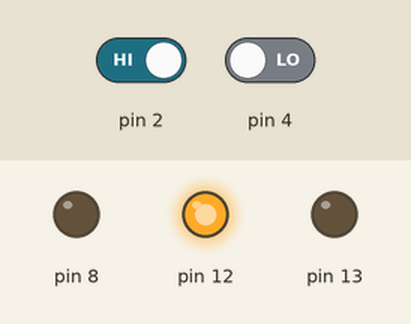
Recording of a sketch running on a simulated Arduino Uno, built with avr-gcc and run on an emulated ATmega328P. On the bench: output pins drawn as LEDs (lit = HIGH). Inputs (shaded band) come from the test bench; at power-on: pin 2 HIGH, pin 4 LOW.

Above: at 1.2 s.
1.3 s: pin 2 driven LOW
At 1.8 s:
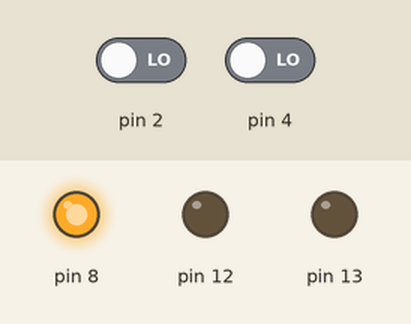
2.8 s: pin 4 driven HIGH
At 4.0 s:
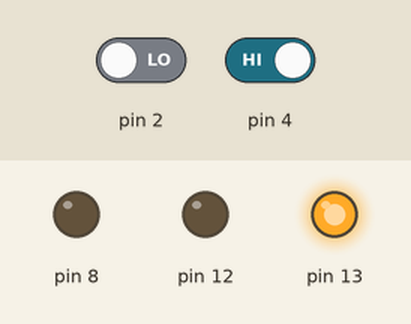
4.3 s: pin 2 driven HIGH
At 5.3 s:
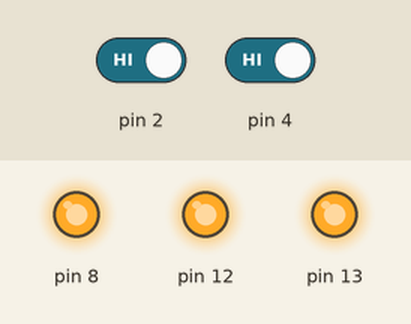
5.8 s: pin 4 driven LOW
At 6.4 s:
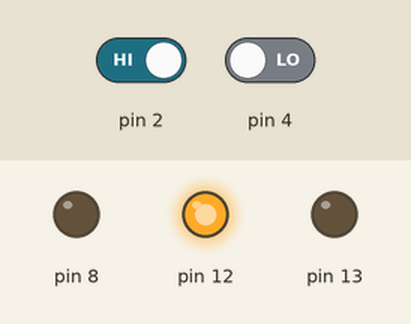
Timing chart, 0 to 8.3 s (numbered marks = the images above; inputs shaded):
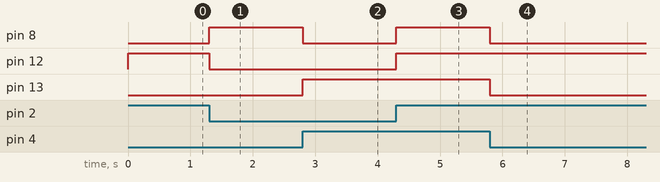

Measured:
- after the input at 1.3 s, pin 8: LOW → HIGH at once; pin 12: HIGH → LOW at once
- after the input at 2.8 s, pin 8: HIGH → LOW at once; pin 13: LOW → HIGH at once
- after the input at 4.3 s, pin 8, pin 12: LOW → HIGH at once
- after the input at 5.8 s, pin 8, pin 13: HIGH → LOW at once

The sketch:

sketch_jan21a.ino
```cpp
int switch1 = 0;
int switch2 = 0;

void setup() {
  // put your setup code here, to run once:
  pinMode(2, INPUT);
  pinMode(4, INPUT);
  pinMode(8, OUTPUT);
  pinMode(12, OUTPUT);
  pinMode(13, OUTPUT);
}

void loop() {
  // put your main code here, to run repeatedly:
  switch1 = digitalRead(2);
  switch2 = digitalRead(4);

  if (switch1 == switch2) {
    digitalWrite(8, HIGH);
  } else {
    digitalWrite(8, LOW);
  }

  if (switch1) {
    digitalWrite(12, HIGH);
  } else {
    digitalWrite(12, LOW);
  }

  if (switch2) {
    digitalWrite(13, HIGH);
  } else {
    digitalWrite(13, LOW);
  }
}
```
